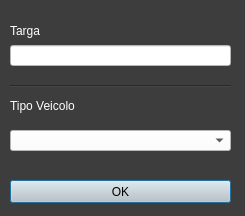
<?xml version="1.0" encoding="UTF-8"?>
<ui version="4.0">
 <class>Dialog</class>
 <widget class="QDialog" name="Dialog">
  <property name="geometry">
   <rect>
    <x>0</x>
    <y>0</y>
    <width>245</width>
    <height>216</height>
   </rect>
  </property>
  <property name="windowTitle">
   <string>Dialog</string>
  </property>
  <property name="styleSheet">
   <string notr="true">QDialog#Dialog{
background-color: rgb(61, 61, 61);
color: rgb(255, 255, 255);}</string>
  </property>
  <widget class="QLabel" name="targa_label">
   <property name="geometry">
    <rect>
     <x>10</x>
     <y>15</y>
     <width>221</width>
     <height>31</height>
    </rect>
   </property>
   <property name="styleSheet">
    <string notr="true">font: 10pt &quot;MS Shell Dlg 2&quot;;
background-color: rgb(61, 61, 61);
color: rgb(255, 255, 255);</string>
   </property>
   <property name="text">
    <string>Targa</string>
   </property>
  </widget>
  <widget class="QLabel" name="tipo_veicolo_label">
   <property name="geometry">
    <rect>
     <x>10</x>
     <y>90</y>
     <width>221</width>
     <height>31</height>
    </rect>
   </property>
   <property name="styleSheet">
    <string notr="true">font: 10pt &quot;MS Shell Dlg 2&quot;;
background-color: rgb(61, 61, 61);
color: rgb(255, 255, 255);</string>
   </property>
   <property name="text">
    <string>Tipo Veicolo</string>
   </property>
  </widget>
  <widget class="QPushButton" name="ok_button">
   <property name="geometry">
    <rect>
     <x>10</x>
     <y>180</y>
     <width>221</width>
     <height>23</height>
    </rect>
   </property>
   <property name="cursor">
    <cursorShape>PointingHandCursor</cursorShape>
   </property>
   <property name="styleSheet">
    <string notr="true">background-color: rgb(202, 202, 202);
color: rgb(0, 0, 0);</string>
   </property>
   <property name="text">
    <string>OK</string>
   </property>
  </widget>
  <widget class="QLineEdit" name="targa_lineEdit">
   <property name="geometry">
    <rect>
     <x>10</x>
     <y>45</y>
     <width>221</width>
     <height>21</height>
    </rect>
   </property>
   <property name="styleSheet">
    <string notr="true">background-color: rgb(255, 255, 255);
color: rgb(0, 0, 0);</string>
   </property>
  </widget>
  <widget class="Line" name="line">
   <property name="geometry">
    <rect>
     <x>10</x>
     <y>85</y>
     <width>221</width>
     <height>3</height>
    </rect>
   </property>
   <property name="styleSheet">
    <string notr="true">background-color: rgb(61, 61, 61);</string>
   </property>
   <property name="orientation">
    <enum>Qt::Horizontal</enum>
   </property>
  </widget>
  <widget class="QComboBox" name="tipo_comboBox">
   <property name="geometry">
    <rect>
     <x>10</x>
     <y>130</y>
     <width>221</width>
     <height>21</height>
    </rect>
   </property>
   <property name="font">
    <font>
     <pointsize>14</pointsize>
    </font>
   </property>
   <property name="styleSheet">
    <string notr="true">background-color: rgb(255, 255, 255);
color: rgb(0, 0, 0);</string>
   </property>
  </widget>
 </widget>
 <resources/>
 <connections/>
</ui>
